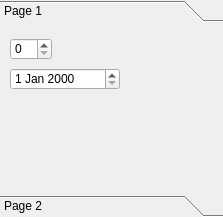
<?xml version="1.0" encoding="UTF-8"?>
<ui version="4.0">
 <class>TestWidget_2</class>
 <widget class="QToolBox" name="TestWidget_2">
  <property name="geometry">
   <rect>
    <x>0</x>
    <y>0</y>
    <width>223</width>
    <height>217</height>
   </rect>
  </property>
  <property name="windowTitle">
   <string>ToolBox</string>
  </property>
  <property name="currentIndex">
   <number>0</number>
  </property>
  <widget class="QWidget" name="page">
   <property name="geometry">
    <rect>
     <x>0</x>
     <y>0</y>
     <width>223</width>
     <height>163</height>
    </rect>
   </property>
   <attribute name="label">
    <string>Page 1</string>
   </attribute>
   <widget class="QSpinBox" name="spinBox">
    <property name="geometry">
     <rect>
      <x>10</x>
      <y>10</y>
      <width>42</width>
      <height>22</height>
     </rect>
    </property>
   </widget>
   <widget class="QDateEdit" name="dateEdit">
    <property name="geometry">
     <rect>
      <x>10</x>
      <y>40</y>
      <width>110</width>
      <height>22</height>
     </rect>
    </property>
   </widget>
  </widget>
  <widget class="QWidget" name="page">
   <property name="geometry">
    <rect>
     <x>0</x>
     <y>0</y>
     <width>98</width>
     <height>28</height>
    </rect>
   </property>
   <attribute name="label">
    <string>Page 2</string>
   </attribute>
   <widget class="QDial" name="dial">
    <property name="geometry">
     <rect>
      <x>80</x>
      <y>40</y>
      <width>50</width>
      <height>64</height>
     </rect>
    </property>
    <property name="invertedAppearance">
     <bool>false</bool>
    </property>
    <property name="invertedControls">
     <bool>false</bool>
    </property>
    <property name="wrapping">
     <bool>false</bool>
    </property>
    <property name="notchesVisible">
     <bool>true</bool>
    </property>
   </widget>
  </widget>
 </widget>
 <resources/>
 <connections/>
</ui>
